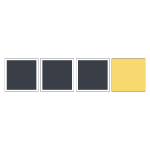

Generate this figure with Python:
"""Video watermark (150x150 PNG, transparent background): the channel mark,
sized to fill the square so it stays legible in the corner of a video.

Render (from the project root):
    uv run --system-certs --no-project --python 3.12 --with manim \
        python -m manim -s -t videos/channel/watermark.py Watermark
"""

from manim import *

config.pixel_width, config.pixel_height = 150, 150
config.frame_height = 8.0
config.frame_width = 8.0
config.background_opacity = 0.0

CELL_FILL, EDGE_FILL = "#3A3F47", YELLOW
CELLS, SIDE, STEP = 4, 1.68, 1.9


class Watermark(Scene):
    def construct(self):
        x0 = -(CELLS - 1) * STEP / 2
        for k in range(CELLS):
            edge = k == CELLS - 1
            square = Square(side_length=SIDE)
            square.set_fill(EDGE_FILL if edge else CELL_FILL, 1)
            square.set_stroke(EDGE_FILL if edge else WHITE, 10)
            self.add(square.move_to([x0 + k * STEP, 0, 0]))
